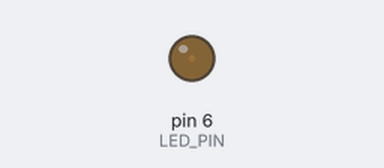
The sketch below on a simulated Arduino Uno, built with avr-gcc and run on an emulated ATmega328P. Shown: output pins drawn as LEDs (lit = HIGH).

Above: at 0.05 s.
At 2.25 s:
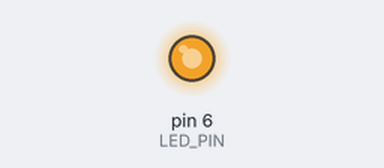
At 3.35 s:
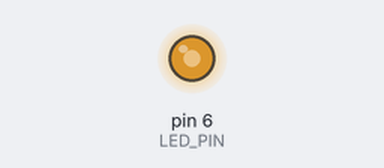
At 4.5 s:
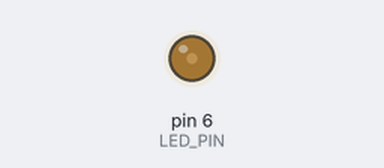
Timing chart, 0 to 6.6 s (numbered marks = the images above):
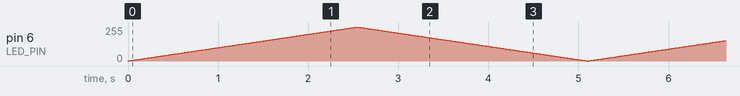

The sketch:

flashlight.ino
```cpp
 #define LED_PIN 6

void setup()
{

  pinMode(LED_PIN, OUTPUT);

}

void loop()
{
byte light;
    for (byte i = 0; i < 255; i++) {
    light++;
    analogWrite(LED_PIN, light);
    delay(10);
    }

    for (byte i = 255; i>0; i--){
    light--;
    analogWrite(LED_PIN, light);
    delay(10);
 }
}
```
